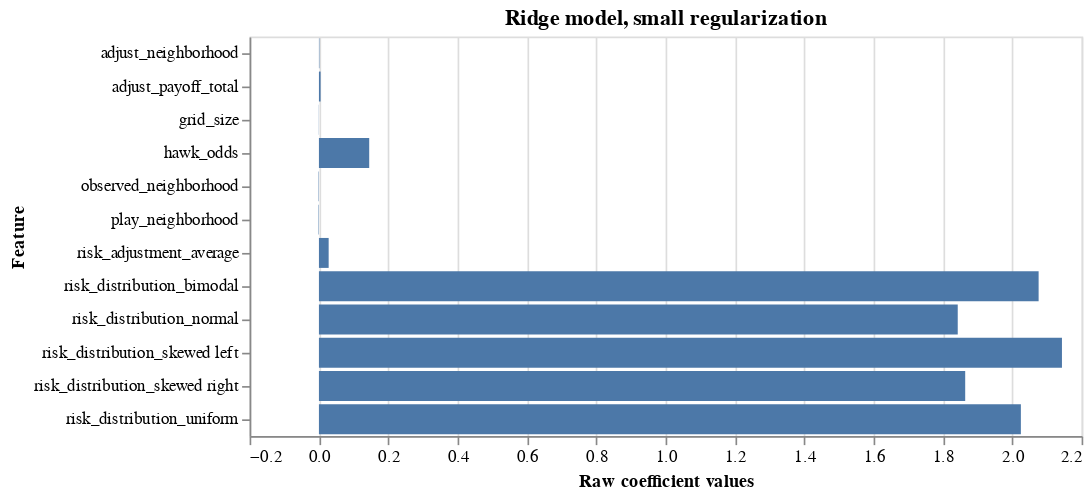

Write notebook code for a chart like this one.
### Code cell
alt.Chart(coefs).mark_bar().encode(
    x=alt.X("Coefficients", title="Raw coefficient values"),
    y=alt.Y("feature_names", title="Feature")
).properties(title="Ridge model, small regularization", width=500)

### Figure 1 — Vega specification as saved in the notebook (floating-point values rounded to 4 significant figures)
{"$schema": "https://vega.github.io/schema/vega/v5.json", "data": [{"name": "source_0", "values": [{"Coefficients_end": 0.02805, "Coefficients_start": 0.0, "feature_names": "risk_adjustment_average"}, {"Coefficients_end": 0.004801, "Coefficients_start": 0.0, "feature_names": "adjust_payoff_total"}, {"Coefficients_end": 2.076, "Coefficients_start": 0.0, "feature_names": "risk_distribution_bimodal"}, {"Coefficients_end": 1.843, "Coefficients_start": 0.0, "feature_names": "risk_distribution_normal"}, {"Coefficients_end": 2.143, "Coefficients_start": 0.0, "feature_names": "risk_distribution_skewed left"}, {"Coefficients_end": 1.864, "Coefficients_start": 0.0, "feature_names": "risk_distribution_skewed right"}, {"Coefficients_end": 2.025, "Coefficients_start": 0.0, "feature_names": "risk_distribution_uniform"}, {"Coefficients_end": -0.0004898, "Coefficients_start": 0.0, "feature_names": "grid_size"}, {"Coefficients_end": 0.145, "Coefficients_start": 0.0, "feature_names": "hawk_odds"}, {"Coefficients_end": -0.00122, "Coefficients_start": 0.0, "feature_names": "play_neighborhood"}, {"Coefficients_end": -0.001139, "Coefficients_start": 0.0, "feature_names": "observed_neighborhood"}, {"Coefficients_end": 0.001266, "Coefficients_start": 0.0, "feature_names": "adjust_neighborhood"}]}, {"name": "source_0_y_domain_feature_names", "values": [{"feature_names": "risk_adjustment_average"}, {"feature_names": "adjust_payoff_total"}, {"feature_names": "risk_distribution_bimodal"}, {"feature_names": "risk_distribution_normal"}, {"feature_names": "risk_distribution_skewed left"}, {"feature_names": "risk_distribution_skewed right"}, {"feature_names": "risk_distribution_uniform"}, {"feature_names": "grid_size"}, {"feature_names": "hawk_odds"}, {"feature_names": "play_neighborhood"}, {"feature_names": "observed_neighborhood"}, {"feature_names": "adjust_neighborhood"}]}], "signals": [{"name": "y_step", "value": 20}, {"name": "height", "update": "bandspace(domain('y').length, 0.1, 0.05) * y_step"}], "marks": [{"type": "rect", "name": "marks", "from": {"data": "source_0"}, "encode": {"update": {"x": {"field": "Coefficients_end", "scale": "x"}, "x2": {"field": "Coefficients_start", "scale": "x"}, "height": {"signal": "max(0.25, bandwidth('y'))"}, "y": {"field": "feature_names", "scale": "y"}, "fill": {"value": "#4c78a8"}}}, "style": ["bar"]}], "scales": [{"name": "x", "type": "linear", "domain": {"data": "source_0", "fields": ["Coefficients_start", "Coefficients_end"]}, "range": [0, {"signal": "width"}], "zero": true, "nice": true}, {"name": "y", "type": "band", "domain": {"data": "source_0_y_domain_feature_names", "field": "feature_names", "sort": true}, "range": {"step": {"signal": "y_step"}}, "paddingOuter": 0.05, "paddingInner": 0.1}], "axes": [{"scale": "x", "grid": true, "ticks": false, "labels": false, "zindex": 0, "orient": "bottom", "tickCount": {"signal": "ceil(width/40)"}, "minExtent": 0, "domain": false, "aria": false, "maxExtent": 0, "gridScale": "y"}, {"scale": "x", "title": "Raw coefficient values", "labelFlush": true, "labelOverlap": true, "zindex": 0, "tickCount": {"signal": "ceil(width/40)"}, "orient": "bottom", "grid": false}, {"scale": "y", "zindex": 0, "title": "Feature", "orient": "left", "grid": false}], "title": {"text": "Ridge model, small regularization", "frame": "group"}, "padding": 5, "style": "cell", "width": 500, "background": "white"}
